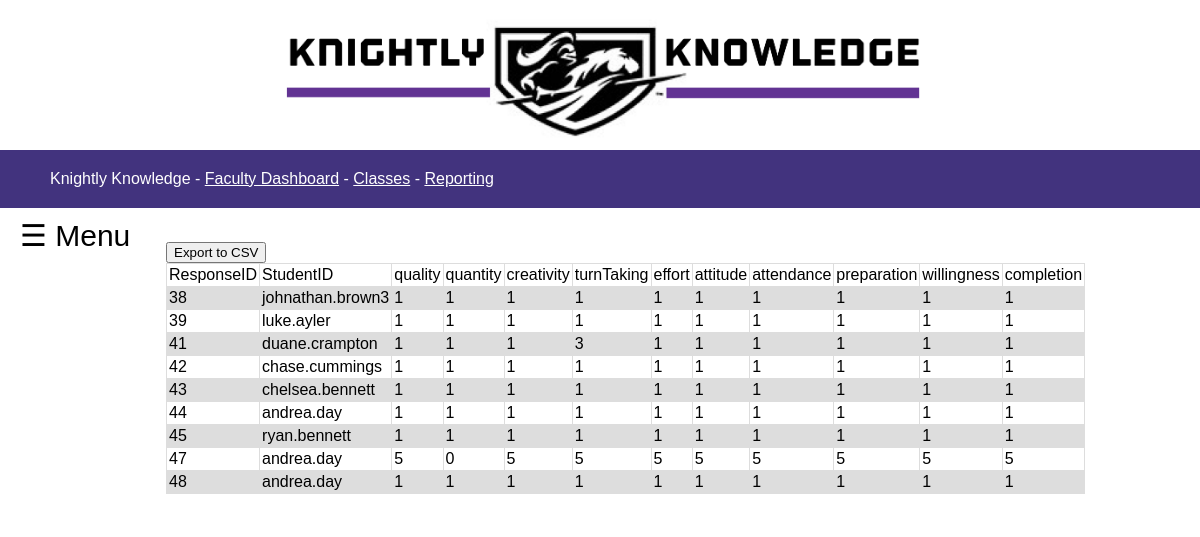
The app's page /classResults.php with its own data.
### tables this page shows
CREATE TABLE `response` (
  `ResponseID` int(6) NOT NULL,
  `StudentID` varchar(50) NOT NULL,
  `quality` int(11) NOT NULL,
  `quantity` int(11) NOT NULL,
  `creativity` int(11) NOT NULL,
  `turnTaking` int(11) NOT NULL,
  `effort` int(11) NOT NULL,
  `attitude` int(11) NOT NULL,
  `attendance` int(11) NOT NULL,
  `preparation` int(11) NOT NULL,
  `willingness` int(11) NOT NULL,
  `completion` int(11) NOT NULL
);

### classResults.php (the view, shortened to what this page needs)
<!DOCTYPE html>
<html lang="en">
<head>
	<link href="style1.css" rel="stylesheet" />
</head>
<body>
	<header>
	<a href="facultyDashboard.php">
		<img class="logo" src="images/knight.jpg" alt="MGA Knight Logo" />
	</a>
	</header>
	<div id="purpleBar">
		<span class="indent">Knightly Knowledge - <a href="facultyDashboard.php" style="color: #FFFFFF">Faculty Dashboard</a>
		- <a href="classes.php" style="color: #FFFFFF">Classes</a>
		- <a href="reporting.php" style="color: #FFFFFF">Reporting</a></span>
	</div>
	<span class="pointer" onclick="openNav()">&#9776; Menu</span>
	<div class="wrapper">
		<div id="main">
		<?php
		$table = 'response';
		$result = mysql_query("SELECT * FROM {$table}");
		$fields_num = mysql_num_fields($result);
		echo "<table border='1'><tr>";
		for($i=0; $i<$fields_num; $i++)
		{
			$field = mysql_fetch_field($result);
			echo "<td>{$field->name}</td>";
		}
		echo "</tr>\n";
		while($row = mysql_fetch_row($result))
		{
			echo "<tr>";
			 foreach($row as $cell)
				echo "<td>$cell</td>";
			echo "</tr>\n";
		}
		?>
		<br>
		<form action="export.php" method="get">
		  <input type="submit" value="Export to CSV">
		</form>
		</div>
	</div>
</body>
</html>

### style1.css (style rules this page uses)
body { text-align:center; font-family:Arial, Helvetica, sans-serif; font-size:1em; background-color:#FFFFFF; margin: 0; }
#main { transition: margin-left .5s; padding: 16px; text-align: left; }
.wrapper { width:75%; margin:0 auto ;max-width:960px; background-color:#FFFFFF; padding:0 4% }
.logo { margin-top: 0px; width: 60%; }
header { background-color: #FFFFFF; width: 100%; margin:0px auto; }
#purpleBar { background-color: #42337E; color: #FFFFFF; padding: 20px; text-align: left; transition: margin-left .5s; }
.pointer { font-size:30px; cursor: pointer; float: left; margin-left: 20px; margin-top: 10px; }
.indent { margin-left: 30px; transition: margin-left .5s; }
table { font-family: arial, sans-serif; border-collapse: collapse; width: 100%; }
td, th { border: 1px solid #dddddd; text-align: left; padding: 2px; }
tr:nth-child(even) { background-color: #dddddd; }

### records on screen
response: ResponseID "38", StudentID "johnathan.brown3", cell "1"
response: ResponseID "39", StudentID "luke.ayler", cell "1"
response: ResponseID "41", StudentID "duane.crampton", cell "1", turnTaking "3"
response: ResponseID "42", StudentID "chase.cummings", cell "1"
response: ResponseID "43", StudentID "chelsea.bennett", cell "1"
response: ResponseID "44", StudentID "andrea.day", cell "1"
response: ResponseID "45", StudentID "ryan.bennett", cell "1"
response: ResponseID "47", StudentID "andrea.day", cell "5", quantity "0"
response: ResponseID "48", StudentID "andrea.day", cell "1"

### other values on screen
$field->name "ResponseID"
$field->name "StudentID"
$field->name "quality"
$field->name "quantity"
$field->name "creativity"
$field->name "turnTaking"
$field->name "effort"
$field->name "attitude"
$field->name "attendance"
$field->name "preparation"
$field->name "willingness"
$field->name "completion"
